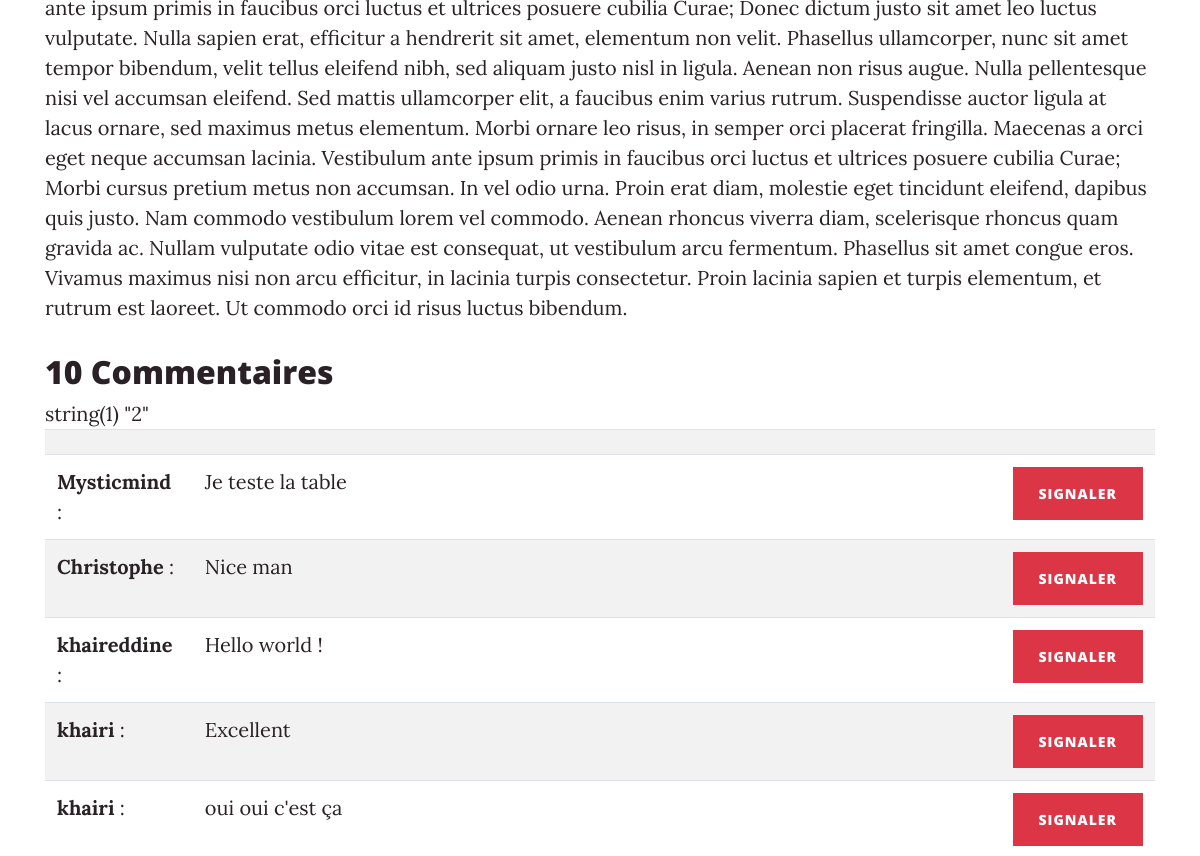
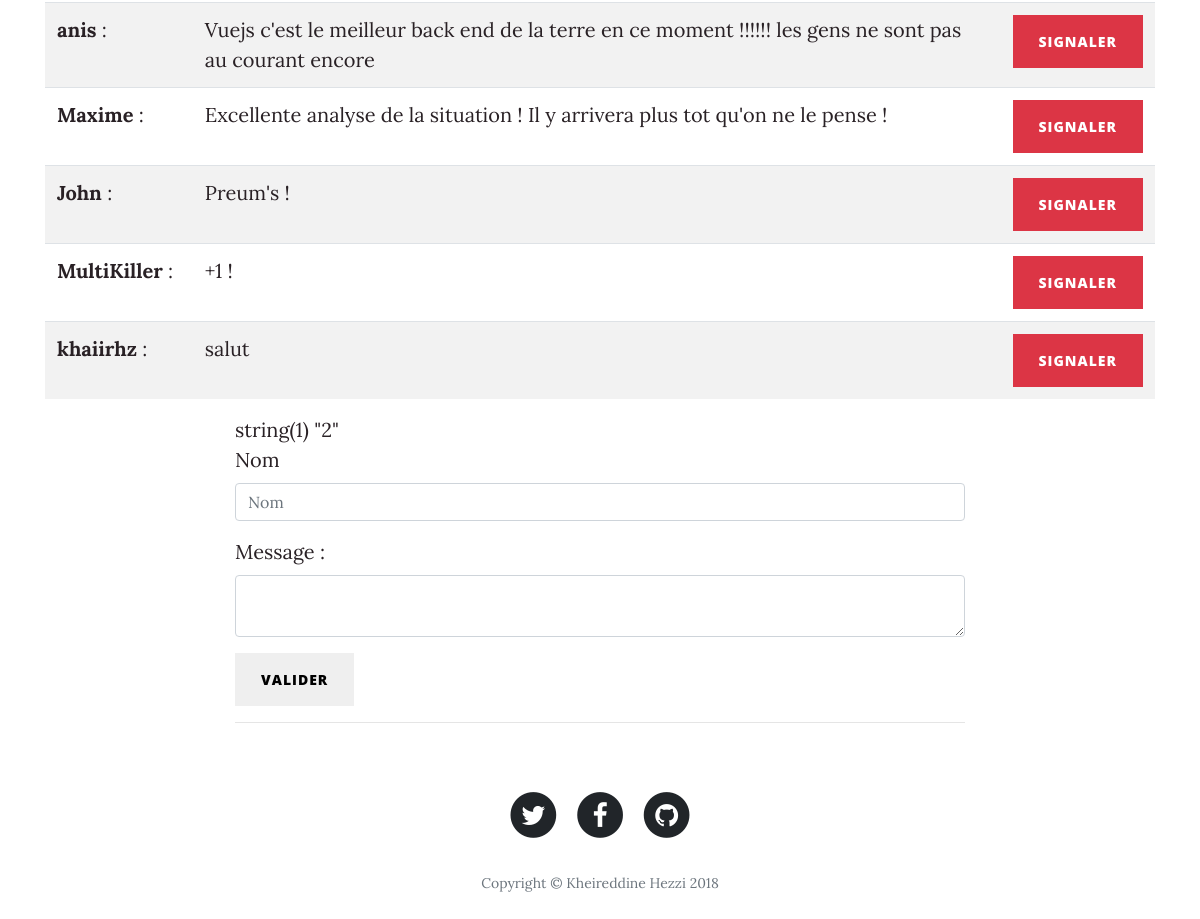
The page /posts/show/2 (lower part) on the database as committed earlier (2 pictures, top to bottom).
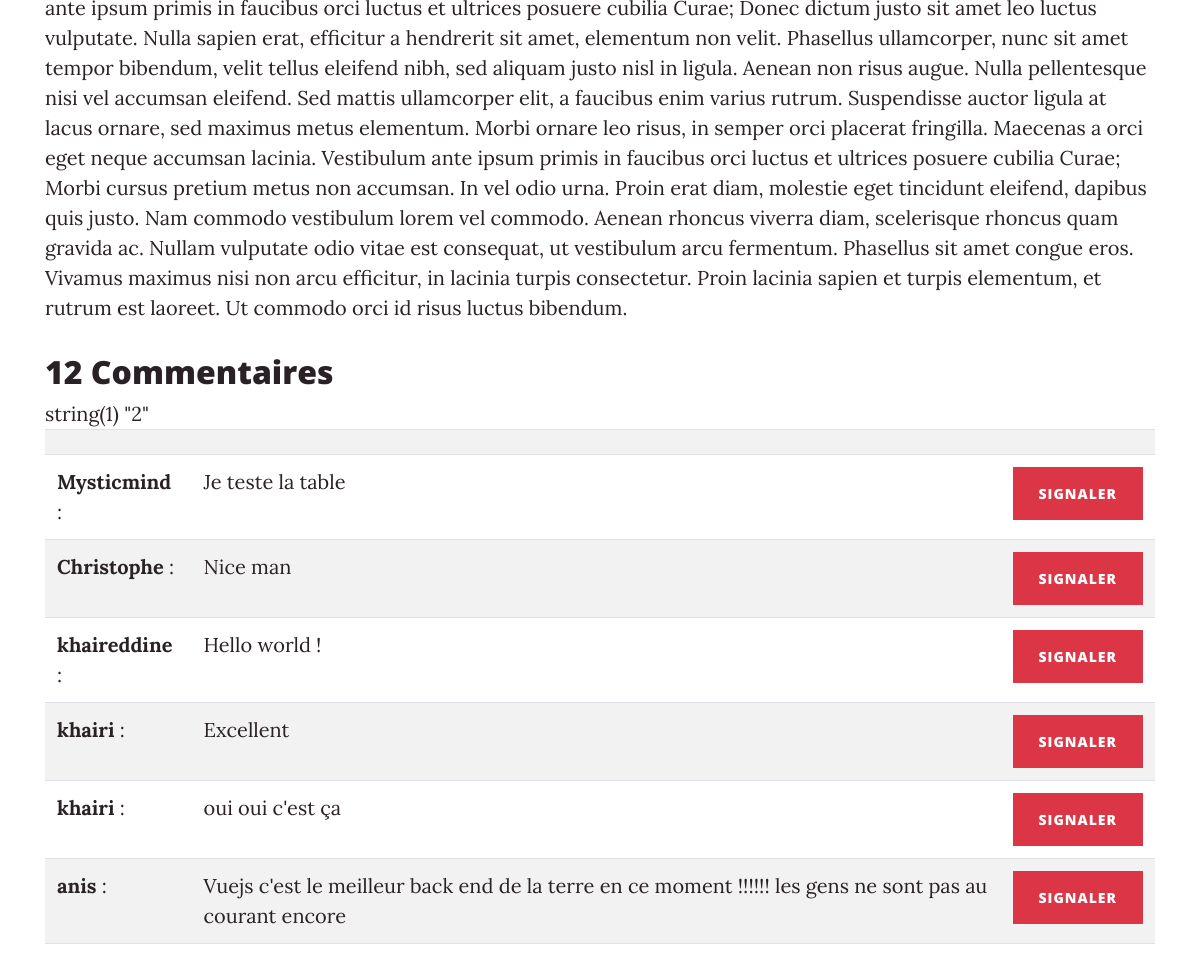
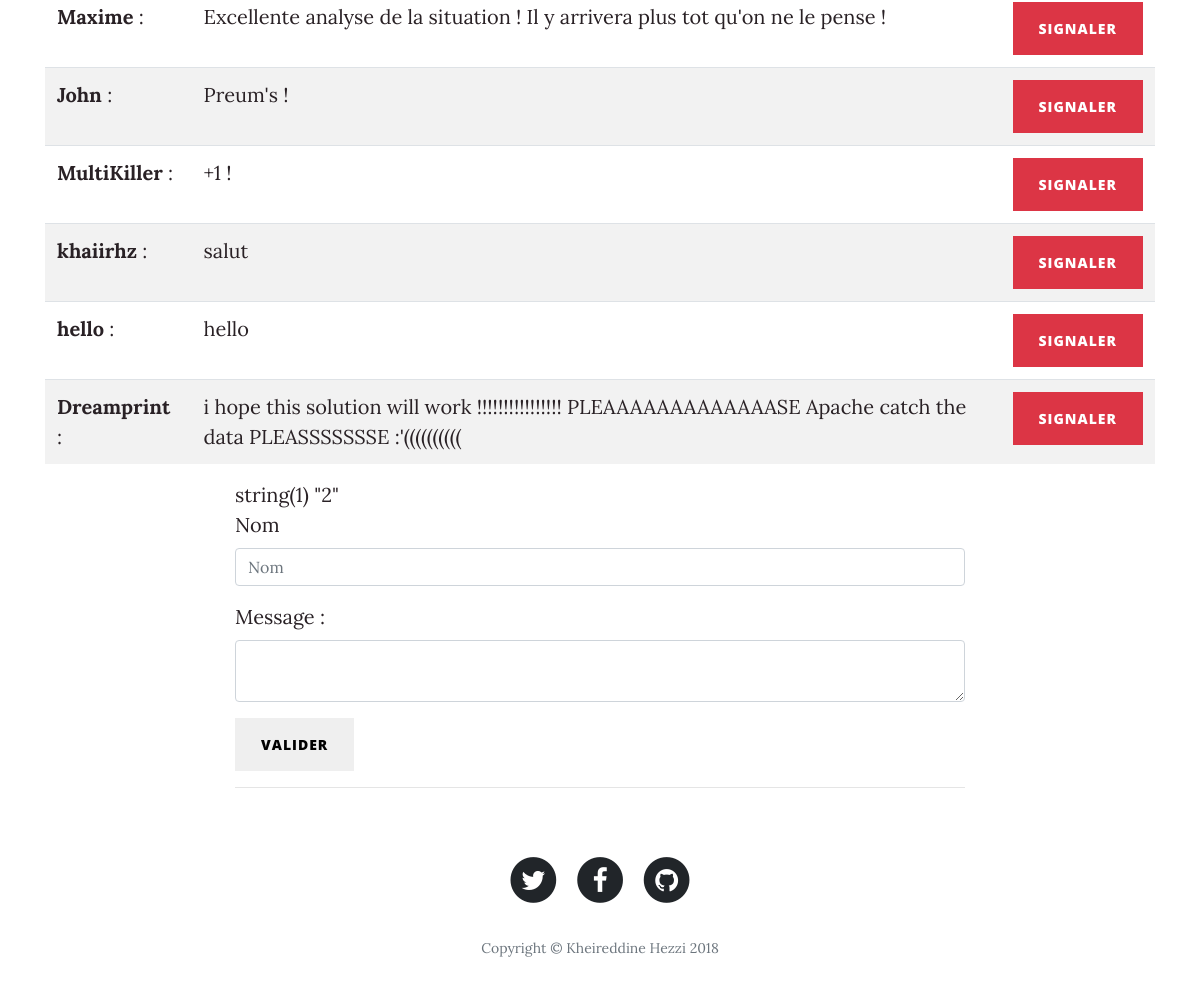
The same page on the database as committed later (2 pictures, top to bottom).
### tables this page shows
CREATE TABLE `comments` (
  `comment_id` int(11) NOT NULL,
  `post_id` int(11) NOT NULL,
  `author` varchar(255) NOT NULL,
  `comment` text NOT NULL,
  `comment_date` datetime NOT NULL,
  `Report` tinyint(1) NOT NULL DEFAULT '0'
);

### app/libraries/Core.php (called while the page is built, shortened)
<?php
class Core {
    protected $currentMethod = 'index';
    public function __construct(){
        $url = $this->getUrl();
        if(file_exists('../app/controllers/' .ucwords($url[0]).'.php')){
        unset($url[0]);
        }
        $this->currentController = new $this->currentController;
        if(isset($url[1])){
                if(method_exists($this->currentController, $url[1])){
                $this->currentMethod = $url[1];
                unset($url[1]);
            }
        }
        $this->params = $url ? array_values($url) : [];
        call_user_func_array([$this->currentController,
                             $this->currentMethod], $this->params);
    }
    public function getUrl(){
        if(isset($_GET['url'])){
            $url = rtrim($_GET['url'], '/');
            $url = filter_var($url, FILTER_SANITIZE_URL);
            $url = explode('/',$url);
            return $url;
        }
    }
}

### public/index.php (called while the page is built, shortened)
<?php
    $init = new Core;

### app/libraries/Database.php (called while the page is built, shortened)
<?php
 class Database {
    private $host = DB_HOST;
    private $user = DB_USER;
    private $pass = DB_PASS;
    private $dbname = DB_NAME;
    private $dbh;
    private $stmt;
    public function __construct(){
        $dsn = 'mysql:host='.$this->host.';dbname='. $this->dbname;
        $options =  array(
            PDO::MYSQL_ATTR_INIT_COMMAND => 'SET NAMES utf8',
            PDO::ATTR_PERSISTENT => true,
            PDO::ATTR_ERRMODE => PDO::ERRMODE_EXCEPTION
        );
        try{
            $this->dbh = new PDO($dsn, $this->user, $this->pass, $options)
            ;
        }catch(PDOException $e){
            $this->error = $e->getMessage();
            echo $this->error;
        }
    }
        public function query($sql){
            $this->stmt = $this->dbh->prepare($sql);
        }
        public function bind($param, $value , $type = null){
            if (is_null($type)) {
                switch(true){
                    default:
                        $type = PDO::PARAM_STR;
                }
            }
            $this->stmt->bindValue($param, $value, $type);
        }
        public function execute(){
            return $this->stmt->execute();
        }
        public function resultSet(){
            $this->execute();
            return $this->stmt->fetchAll(PDO::FETCH_OBJ);
        }
 }

### app/models/CommentModel.php (called while the page is built, shortened)
<?php
class CommentModel{
    private $db;
    public function __construct(){
        $this->db = new Database;
    }
    public function getComments($id){
        $this->db->query('SELECT *,comment_id, post_id, author, comment, DATE_FORMAT(comment_date,\'%d/%m/%Y à %Hh%imin%ss\') AS
    comment_date_fr FROM comments WHERE post_id = :id ORDER BY comment_date DESC');
    $this->db->bind(':id',$id);
    $results = $this->db->resultSet();
    return $results;
    }
    }

### app/views/comments/showComment.php (the view)
<article class="comments">
    <div class="container">
    <div class="row">
    <div class="col-lg-12 col-md-10 mx-auto">
    <h2> <?=count($data['comments']);?> Commentaires</h2>
    <div class="panel-body">
    <table class="table table-striped table-hover">
    <tr>
      <th></th>
      <th></th>
      <th></th>
    </tr>
    <tr>
    <?php var_dump($data['id']); ?>
      <?php foreach ($data['comments'] as $comments) : ?>
      <td><strong><?php echo $comments->author; ?></strong> :</td>
      <td><?php echo $comments->comment;?></td>
      <td><form class="pull-right" action="<?php echo URLROOT; ?>/posts/report/<?php echo $comments->comment_id; ?>/<?php echo $comments->post_id ;?>" method="post" >
      <input type="submit" value="Signaler" class="btn btn-danger">
      </form>
      </td>
      </tr>
      <?php endforeach ; ?>
      </table>
    </div>
</article>

Rows that differ between the two databases and show on the page:
added comments: author "hello", comment "hello"
added comments: author "Dreamprint", comment "i hope this solution will work !!!!!!!!!!!!!!!! PLEAAAAAAAAAAAAASE Apache catch the data PLEASSSSSSSE :'(((((((((("
Other text that changed with them:
count($data['comments']): "10" → "12"
